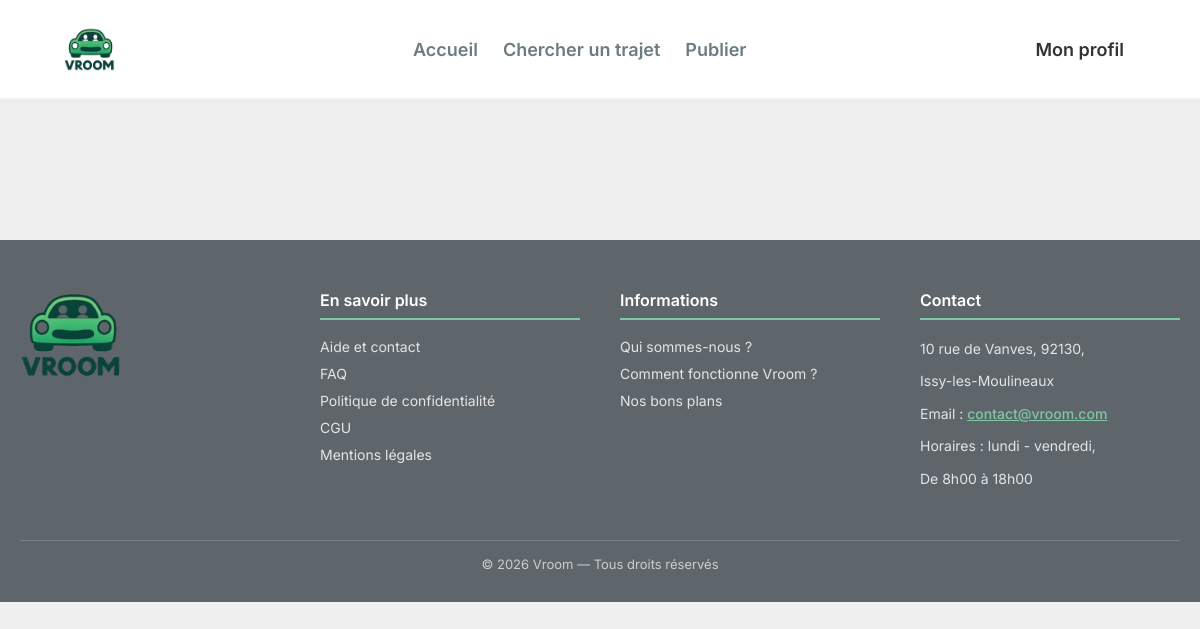
/Vue/pages/index.php?page=mes_annonces (signed in), run on an earlier commit of the app's database.
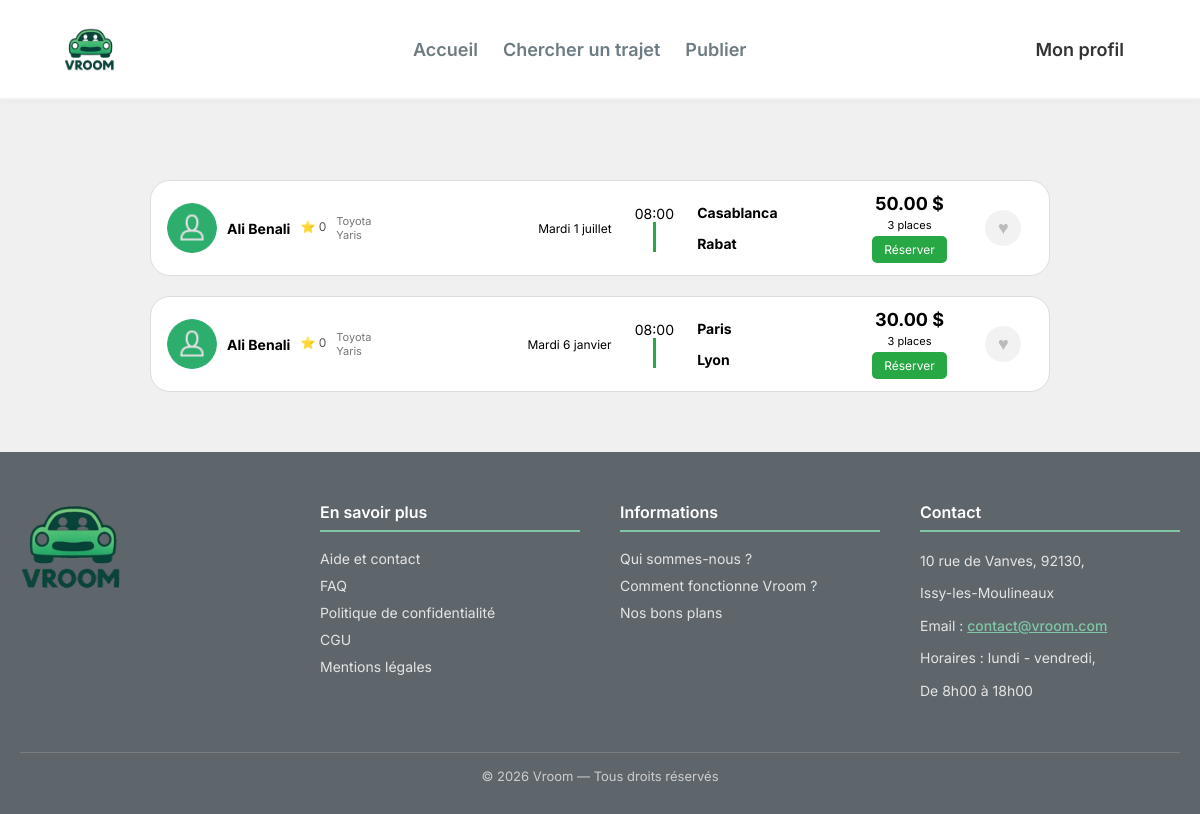
And on a later commit of the database.
### tables this page shows
CREATE TABLE `annonces` (
  `id` bigint(20) UNSIGNED NOT NULL,
  `id_conducteur` bigint(20) UNSIGNED NOT NULL,
  `date_depart` date NOT NULL,
  `heure_depart` time NOT NULL,
  `datetime_depart` datetime NOT NULL,
  `prix_par_personne` decimal(10,2) NOT NULL,
  `places_disponibles` int(11) NOT NULL,
  `description` text NOT NULL,
  `commentaires` text DEFAULT NULL,
  `id_ville_depart` bigint(20) UNSIGNED NOT NULL,
  `adresse_depart` varchar(255) NOT NULL,
  `id_ville_arrivee` bigint(20) UNSIGNED NOT NULL,
  `adresse_arrivee` varchar(255) NOT NULL,
  `statut` enum('active','complete','annulee','expiree') NOT NULL DEFAULT 'active',
  `date_creation` timestamp NOT NULL DEFAULT current_timestamp(),
  `heure_arrivee` time DEFAULT NULL,
  `date_arrivee` date DEFAULT NULL,
  `id_vehicule` bigint(20) UNSIGNED DEFAULT NULL
);

CREATE TABLE `utilisateurs` (
  `id` bigint(20) UNSIGNED NOT NULL,
  `nom` varchar(255) NOT NULL,
  `prenom` varchar(255) NOT NULL,
  `email` varchar(255) DEFAULT NULL,
  `telephone` varchar(20) DEFAULT NULL,
  `avatar` varchar(255) DEFAULT NULL,
  `biographie` text DEFAULT NULL,
  `mot_de_passe` varchar(255) NOT NULL,
  `token_notification` varchar(255) DEFAULT NULL,
  `premiere_connexion` tinyint(1) NOT NULL DEFAULT 1,
  `try_token` int(11) NOT NULL DEFAULT 0,
  `remember_token` varchar(100) DEFAULT NULL,
  `date_creation` timestamp NOT NULL DEFAULT current_timestamp(),
  `date_mise_a_jour` timestamp NOT NULL DEFAULT current_timestamp() ON UPDATE current_timestamp(),
  `note` float DEFAULT 0,
  `photo_profil` varchar(255) DEFAULT NULL
);

CREATE TABLE `vehicules` (
  `id` bigint(20) UNSIGNED NOT NULL,
  `id_utilisateur` bigint(20) UNSIGNED NOT NULL,
  `marque` varchar(100) NOT NULL,
  `modele` varchar(100) NOT NULL,
  `annee` year(4) NOT NULL,
  `couleur` varchar(50) NOT NULL,
  `matricule` varchar(50) NOT NULL,
  `date_creation` timestamp NOT NULL DEFAULT current_timestamp()
);

CREATE TABLE `ville` (
  `id` bigint(20) UNSIGNED NOT NULL,
  `nom` varchar(255) NOT NULL,
  `latitude` decimal(10,6) NOT NULL,
  `longitude` decimal(10,6) NOT NULL
);

### Controleur/c_profil.php (called while the page is built, shortened)
<?php
require_once __DIR__ . '/../Modele/annonces.php';
class c_mes_annonces {
    public function afficher(): void {
        $annonces = Annonces::get_annonces_conducteur($_SESSION['user_id']);
        require __DIR__ . '/../Vue/head.php';
        require __DIR__ . '/../Vue/pages/v_mes_annonces.php';
        require __DIR__ . '/../Vue/footer.php';
    }
}
?>

### Modele/annonces.php (called while the page is built, shortened)
<?php
class Annonces {
    public static function detail_trajet(int $id): ?array{
        $db = dbConnect();
        $sql = "
        SELECT
            a.id,
            a.date_depart,
            DATE_FORMAT(a.heure_depart, '%H:%i') AS heure_depart,
            a.prix_par_personne,
            a.places_disponibles,
            a.description,
            a.adresse_depart,
            a.adresse_arrivee,
            u.id AS conducteur_id,
            u.nom AS conducteur_nom,
            u.note AS conducteur_note,
            v.marque,
            v.modele,
            vd.nom AS ville_depart,
            va.nom AS ville_arrivee,
            d.chemin_fichier AS chemin_avatar
        FROM annonces a
        JOIN utilisateurs u ON a.id_conducteur = u.id
        LEFT JOIN documents_utilisateur d
            ON a.id_conducteur = d.id_utilisateur
            AND d.type_document = 'avatar'
        JOIN vehicules v ON a.id_vehicule = v.id
        JOIN ville vd ON a.id_ville_depart = vd.id
        JOIN ville va ON a.id_ville_arrivee = va.id
        WHERE a.id = :id
        ";
        $stmt = $db->prepare($sql);
        $stmt->execute(['id' => $id]);
        $annonce = $stmt->fetch(PDO::FETCH_ASSOC);
        return $annonce ?: null;
    }
  public static function get_annonces_conducteur(int $id_conducteur): ?array {
    $trajets = [];
    $db = dbConnect();
    $stmt = $db->prepare(
        "SELECT * FROM annonces WHERE id_conducteur = :id_conducteur"
    );
    $stmt->execute([
        ':id_conducteur' => $id_conducteur
    ]);
    while ($row = $stmt->fetch(PDO::FETCH_ASSOC)) {
        $trajets[] = [
            "id" => (int) $row["id"],
        ];
    }
    return $trajets;
    }
}
?>

### Ressources/PHP/date_en_fr.php (called while the page is built, shortened)
<?php
function formatDateFr(string $date): string
{
    if (class_exists('IntlDateFormatter')) {
        $formatter = new IntlDateFormatter(
            'fr_FR',
            IntlDateFormatter::FULL,
            IntlDateFormatter::NONE,
            'Europe/Paris',
            IntlDateFormatter::GREGORIAN,
            'EEEE d MMMM'
        );
        return ucfirst($formatter->format(strtotime($date)));
    }
    $jours = [
        'Sunday' => 'Dimanche',
        'Monday' => 'Lundi',
        'Tuesday' => 'Mardi',
        'Wednesday' => 'Mercredi',
        'Thursday' => 'Jeudi',
        'Friday' => 'Vendredi',
        'Saturday' => 'Samedi'
    ];
    $mois = [
        'January' => 'janvier',
        'February' => 'février',
        'March' => 'mars',
        'April' => 'avril',
        'May' => 'mai',
        'June' => 'juin',
        'July' => 'juillet',
        'August' => 'août',
        'September' => 'septembre',
        'October' => 'octobre',
        'November' => 'novembre',
        'December' => 'décembre'
    ];
    $dateObj = new DateTime($date);
    return $jours[$dateObj->format('l')]
        . ' '
        . $dateObj->format('d')
        . ' '
        . $mois[$dateObj->format('F')];
}
?>

### Vue/pages/v_mes_annonces.php (the view, shortened to what the rows shown need)
<body>
    <section class="trajets-container">
            <?php if (!empty($annonces)): ?>
                <?php foreach ($annonces as $annonce):
                    $trajet = Annonces::detail_trajet((int)$annonce['id']);
                    if (!$trajet) continue;
                ?>
                    <div class="trajet-ligne">
                        <div class="col-driver">
                            <div class="avatar">
                                <?php if (!empty($trajet["chemin_avatar"])): ?>
                                    <img src="<?= htmlspecialchars($trajet["chemin_avatar"]) ?>" alt="Avatar">
                                <?php else: ?>
                                    <img src="Ressources/Image/person_icon.png" alt="Avatar par défaut">
                                <?php endif; ?>
                            </div>
                            <div class="driver-name"><?= htmlspecialchars($trajet["conducteur_nom"] ?? '') ?></div>
                            <div class="driver-stars">⭐ <?= htmlspecialchars($trajet["conducteur_note"] ?? 0) ?></div>
                            <div class="driver-details">
                                <p><?= htmlspecialchars($trajet["marque"] ?? '') ?></p>
                                <p><?= htmlspecialchars($trajet["modele"] ?? '') ?></p>
                            </div>
                        </div>
                        <div class='col-date'>
                            <div class="date-trajet">
                                <?= htmlspecialchars(formatDateFr($trajet['date_depart'])) ?>
                            </div>
                        </div>
                        <div class="col-horaires">
                            <div class="time-block">
                                <span class="heure"><?= htmlspecialchars($trajet["heure_depart"]) ?></span>
                            </div>
                            <div >
                                <div class="bar"></div>
                            </div>
                        </div>
                        <div class="col-villes">
                            <div class="ville">
                                <h4><?= htmlspecialchars($trajet["ville_depart"] ?? '') ?></h4>
                            </div>
                            <div class="ville">
                                <h4><?= htmlspecialchars($trajet["ville_arrivee"] ?? '') ?></h4>
                            </div>
                        </div>
                        <div class="col-prix">
                            <div class="prix"><?= htmlspecialchars($trajet["prix_par_personne"] ?? '') ?> $</div>
                            <div class="prix-info"><?= htmlspecialchars($trajet["places_disponibles"] ?? '')?> places</div>
                            <button class="btn-reserver"
                                onclick="window.location.href='index.php?page=detail_trajet&id=<?= htmlspecialchars($trajet['id']) ?>'">
                                Réserver
                            </button>
                        </div>
                        <?php if (isset($_SESSION['user_id'])): ?>
                            <div class="col-favori">
                                <button class="btn-favori" action="index.php?page=recherche_trajetdata&action=favoris&id_favori="<?= $trajet['id'] ?>>♥</button>
                            </div>
                        <?php endif; ?>
                    </div>
                <?php endforeach; ?>
            <?php else: ?>
                <p>Aucun trajet trouvé</p>
            <?php endif; ?>
    </section>
</body>

What changed in the data, as far as the page shows it:
now on this page (row edited): annonces: utilisateurs.nom "Ali Benali", utilisateurs.note "0", id_vehicule.marque "Toyota", id_vehicule.modele "Yaris", date_depart "Mardi 1 juillet", heure_depart "08:00", ville.nom "Casablanca", ville.nom "Rabat", prix_par_personne "50.00", places_disponibles "3"
added annonces: utilisateurs.nom "Ali Benali", utilisateurs.note "0", id_vehicule.marque "Toyota", id_vehicule.modele "Yaris", date_depart "Mardi 6 janvier", heure_depart "08:00", ville.nom "Paris", ville.nom "Lyon", prix_par_personne "30.00", places_disponibles "3"
